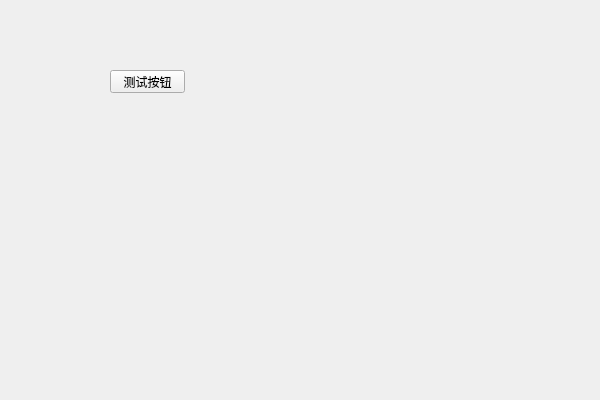
<?xml version="1.0" encoding="UTF-8"?>
<ui version="4.0">
 <class>MainWidgetClass</class>
 <widget class="QWidget" name="MainWidgetClass">
  <property name="geometry">
   <rect>
    <x>0</x>
    <y>0</y>
    <width>600</width>
    <height>400</height>
   </rect>
  </property>
  <property name="windowTitle">
   <string>MainWidget</string>
  </property>
  <widget class="QPushButton" name="testButton">
   <property name="geometry">
    <rect>
     <x>110</x>
     <y>70</y>
     <width>75</width>
     <height>23</height>
    </rect>
   </property>
   <property name="text">
    <string>测试按钮</string>
   </property>
  </widget>
 </widget>
 <layoutdefault spacing="6" margin="11"/>
 <resources>
  <include location="MainWidget.qrc"/>
 </resources>
 <connections>
  <connection>
   <sender>testButton</sender>
   <signal>clicked()</signal>
   <receiver>MainWidgetClass</receiver>
   <slot>testButtonClicked()</slot>
   <hints>
    <hint type="sourcelabel">
     <x>132</x>
     <y>74</y>
    </hint>
    <hint type="destinationlabel">
     <x>-87</x>
     <y>74</y>
    </hint>
   </hints>
  </connection>
 </connections>
 <slots>
  <slot>testButtonClicked()</slot>
 </slots>
</ui>
